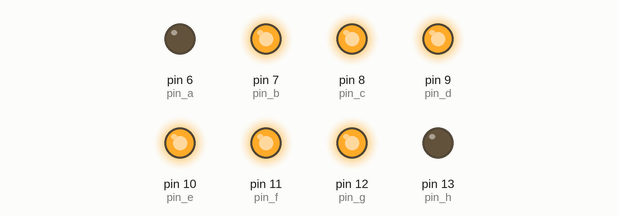
This sketch was run on a simulated Arduino Uno, built with avr-gcc and run on an emulated ATmega328P. Parts: output pins drawn as LEDs (lit = HIGH).

Above: at 0.2 s.
At 1.2 s:
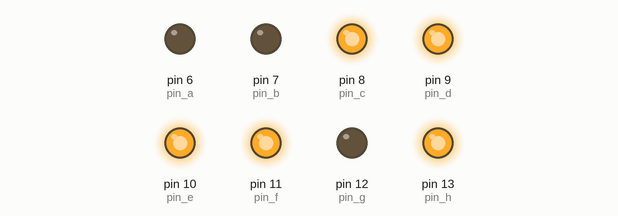
At 2.2 s:
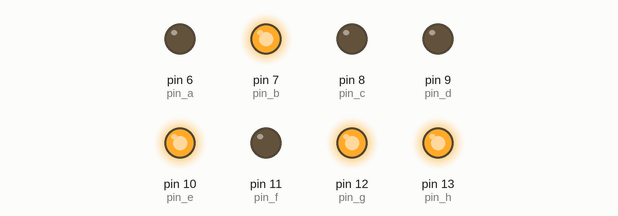
At 4.2 s:
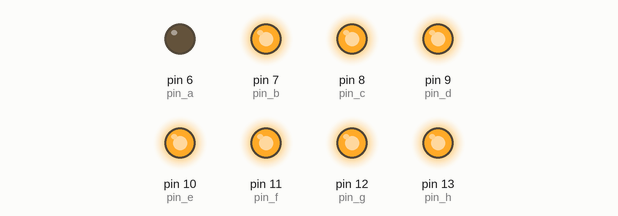
At 6.2 s:
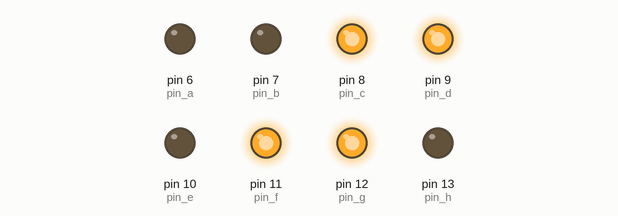
At 8.0 s:
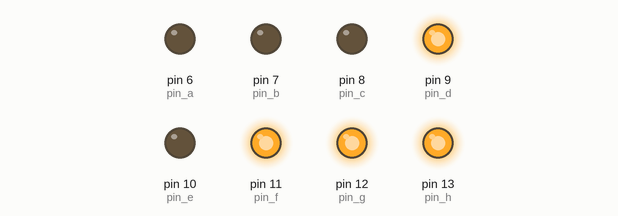
Timing chart, 0 to 11.1 s (numbered marks = the images above):
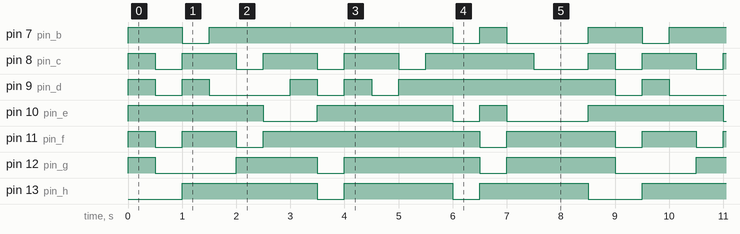

Measured:
- by itself, pin 7 (pin_b): repeats every 8.5 s: LOW 0.50 s, HIGH 4.5 s, LOW 0.50 s, HIGH 0.50 s, LOW 1.5 s, HIGH 1.0 s
- by itself, pin 8 (pin_c): repeats every 8.5 s: 3 × (LOW 0.50 s, HIGH 1.0 s), LOW 0.50 s, HIGH 2.0 s, LOW 1.0 s, HIGH 0.50 s
- by itself, pin 9 (pin_d): repeats every 8.5 s: LOW 0.50 s, HIGH 0.50 s, LOW 1.5 s, 2 × (HIGH 0.50 s, LOW 0.50 s), HIGH 4.0 s
- by itself, pin 10 (pin_e): repeats every 8.5 s: LOW 1.0 s, HIGH 2.5 s, LOW 0.50 s, HIGH 0.50 s, LOW 1.5 s, HIGH 2.5 s
- by itself, pin 11 (pin_f): repeats every 8.5 s: LOW 0.50 s, HIGH 1.0 s, LOW 0.50 s, HIGH 4.0 s, LOW 0.50 s, HIGH 2.0 s
- by itself, pin 12 (pin_g): repeats every 8.5 s: LOW 1.5 s, HIGH 1.5 s, LOW 0.50 s, HIGH 2.5 s, LOW 0.50 s, HIGH 2.0 s
- by itself, pin 13 (pin_h): repeats every 8.5 s: 2 × (LOW 0.50 s, HIGH 2.0 s), LOW 1.0 s, HIGH 2.5 s

The sketch:

digit_display.ino
```cpp
//Variables:
int pin_a = 6;
int pin_b = 7;
int pin_c = 8;
int pin_d = 9;
int pin_e = 10;
int pin_f = 11;
int pin_g = 12;
int pin_h = 13;
int delayVar = 500;
void setup() {
// put your setup code here, to run once:
pinMode(pin_a, OUTPUT);
pinMode(pin_b, OUTPUT);
pinMode(pin_c, OUTPUT);
pinMode(pin_d, OUTPUT);
pinMode(pin_e, OUTPUT);
pinMode(pin_f, OUTPUT);
pinMode(pin_g, OUTPUT);
pinMode(pin_h, OUTPUT);
}
void loop() {
// put your main code here, to run repeatedly:
ch_0();
delay(delayVar);
ch_1();
delay(delayVar);
ch_2();
delay(delayVar);
ch_3();
delay(delayVar);
ch_4();
delay(delayVar);
ch_5();
delay(delayVar);
ch_6();
delay(delayVar);
ch_7();
delay(delayVar);
ch_8();
delay(delayVar);
ch_9();
delay(delayVar);
ch_a();
delay(delayVar);
ch_b();
delay(delayVar);
ch_c();
delay(delayVar);
ch_d();
delay(delayVar);
ch_e();
delay(delayVar);
ch_f();
delay(delayVar);
delay(delayVar);
}
void ch_a()
{
digitalWrite(pin_a, LOW);
digitalWrite(pin_b, HIGH);
digitalWrite(pin_c, LOW);
digitalWrite(pin_d, HIGH);
digitalWrite(pin_e, HIGH);
digitalWrite(pin_f, HIGH);
digitalWrite(pin_g, HIGH);
digitalWrite(pin_h, HIGH);
}
void ch_b()
{
digitalWrite(pin_a, LOW);
digitalWrite(pin_b, HIGH);
digitalWrite(pin_c, HIGH);
digitalWrite(pin_d, HIGH);
digitalWrite(pin_e, HIGH);
digitalWrite(pin_f, HIGH);
digitalWrite(pin_g, HIGH);
digitalWrite(pin_h, HIGH);
}
void ch_c()
{
digitalWrite(pin_a, LOW);
digitalWrite(pin_b, LOW);
digitalWrite(pin_c, HIGH);
digitalWrite(pin_d, HIGH);
digitalWrite(pin_e, LOW);
digitalWrite(pin_f, HIGH);
digitalWrite(pin_g, HIGH);
digitalWrite(pin_h, LOW);
}
void ch_d()
{
digitalWrite(pin_a, LOW);
digitalWrite(pin_b, HIGH);
digitalWrite(pin_c, HIGH);
digitalWrite(pin_d, HIGH);
digitalWrite(pin_e, HIGH);
digitalWrite(pin_f, LOW);
digitalWrite(pin_g, LOW);
digitalWrite(pin_h, HIGH);
}
void ch_e()
{
digitalWrite(pin_a, LOW);
digitalWrite(pin_b, LOW);
digitalWrite(pin_c, HIGH);
digitalWrite(pin_d, HIGH);
digitalWrite(pin_e, LOW);
digitalWrite(pin_f, HIGH);
digitalWrite(pin_g, HIGH);
digitalWrite(pin_h, HIGH);
}
void ch_f()
{
digitalWrite(pin_a, LOW);
digitalWrite(pin_b, LOW);
digitalWrite(pin_c, LOW);
digitalWrite(pin_d, HIGH);
digitalWrite(pin_e, LOW);
digitalWrite(pin_f, HIGH);
digitalWrite(pin_g, HIGH);
digitalWrite(pin_h, HIGH);
}
void ch_1()
{
digitalWrite(pin_a, LOW);
digitalWrite(pin_b, HIGH);
digitalWrite(pin_c, LOW);
digitalWrite(pin_d, LOW);
digitalWrite(pin_e, HIGH);
digitalWrite(pin_f, LOW);
digitalWrite(pin_g, LOW);
digitalWrite(pin_h, LOW);
}
void ch_2()
{
digitalWrite(pin_a, LOW);
digitalWrite(pin_b, LOW);
digitalWrite(pin_c, HIGH);
digitalWrite(pin_d, HIGH);
digitalWrite(pin_e, HIGH);
digitalWrite(pin_f, HIGH);
digitalWrite(pin_g, LOW);
digitalWrite(pin_h, HIGH);
}
void ch_3()
{
digitalWrite(pin_a, LOW);
digitalWrite(pin_b, HIGH);
digitalWrite(pin_c, HIGH);
digitalWrite(pin_d, LOW);
digitalWrite(pin_e, HIGH);
digitalWrite(pin_f, HIGH);
digitalWrite(pin_g, LOW);
digitalWrite(pin_h, HIGH);
}
void ch_4()
{
digitalWrite(pin_a, LOW);
digitalWrite(pin_b, HIGH);
digitalWrite(pin_c, LOW);
digitalWrite(pin_d, LOW);
digitalWrite(pin_e, HIGH);
digitalWrite(pin_f, LOW);
digitalWrite(pin_g, HIGH);
digitalWrite(pin_h, HIGH);
}
void ch_5()
{
digitalWrite(pin_a, LOW);
digitalWrite(pin_b, HIGH);
digitalWrite(pin_c, HIGH);
digitalWrite(pin_d, LOW);
digitalWrite(pin_e, LOW);
digitalWrite(pin_f, HIGH);
digitalWrite(pin_g, HIGH);
digitalWrite(pin_h, HIGH);
}
void ch_6()
{
digitalWrite(pin_a, LOW);
digitalWrite(pin_b, HIGH);
digitalWrite(pin_c, HIGH);
digitalWrite(pin_d, HIGH);
digitalWrite(pin_e, LOW);
digitalWrite(pin_f, HIGH);
digitalWrite(pin_g, HIGH);
digitalWrite(pin_h, HIGH);
}
void ch_7()
{
digitalWrite(pin_a, LOW);
digitalWrite(pin_b, HIGH);
digitalWrite(pin_c, LOW);
digitalWrite(pin_d, LOW);
digitalWrite(pin_e, HIGH);
digitalWrite(pin_f, HIGH);
digitalWrite(pin_g, LOW);
digitalWrite(pin_h, LOW);
}
void ch_8()
{
digitalWrite(pin_a, LOW);
digitalWrite(pin_b, HIGH);
digitalWrite(pin_c, HIGH);
digitalWrite(pin_d, HIGH);
digitalWrite(pin_e, HIGH);
digitalWrite(pin_f, HIGH);
digitalWrite(pin_g, HIGH);
digitalWrite(pin_h, HIGH);
}
void ch_9()
{
digitalWrite(pin_a, LOW);
digitalWrite(pin_b, HIGH);
digitalWrite(pin_c, HIGH);
digitalWrite(pin_d, LOW);
digitalWrite(pin_e, HIGH);
digitalWrite(pin_f, HIGH);
digitalWrite(pin_g, HIGH);
digitalWrite(pin_h, HIGH);
}
void ch_0()
{
digitalWrite(pin_a, LOW);
digitalWrite(pin_b, HIGH);
digitalWrite(pin_c, HIGH);
digitalWrite(pin_d, HIGH);
digitalWrite(pin_e, HIGH);
digitalWrite(pin_f, HIGH);
digitalWrite(pin_g, HIGH);
digitalWrite(pin_h, LOW);
}
```
